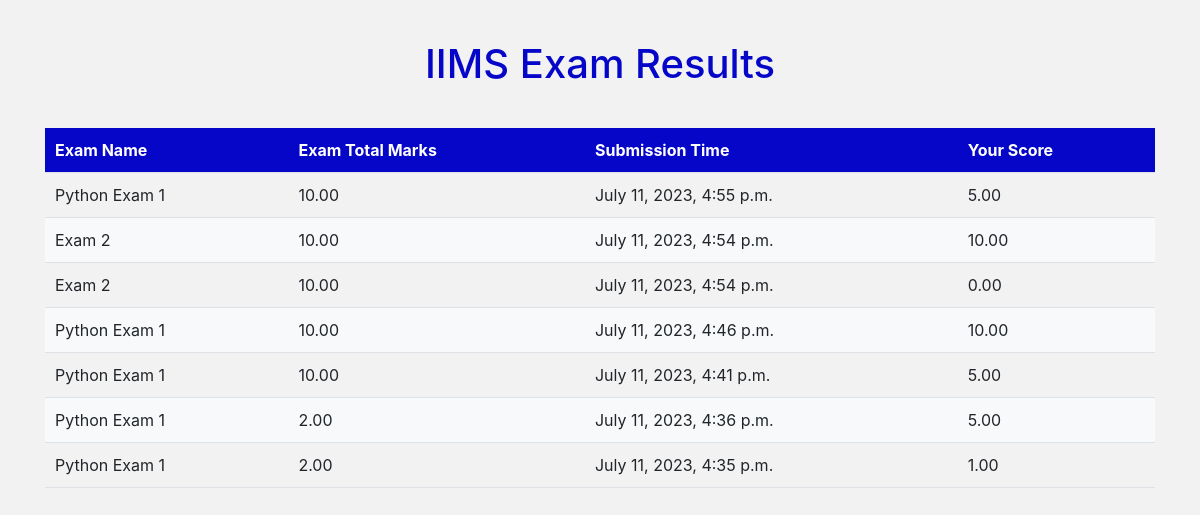
The app's page /exam/previous_exam_result (signed in) with its own data.
### Exam/models.py (models this page shows, shortened)
class Result(models.Model):
    user = models.ForeignKey(User, on_delete=models.CASCADE)
    exam = models.ForeignKey("Exam", on_delete=models.CASCADE)
    score = models.DecimalField(max_digits=5, decimal_places=2)
    submission_time = models.DateTimeField(auto_now_add=True)
    exam_total = models.DecimalField(max_digits=5, decimal_places=2)

class Exam(models.Model):
    name = models.CharField(max_length=255,unique=True)
    description = models.TextField()
    duration = models.IntegerField()  # Duration in minutes
    start_time = models.DateTimeField()
    end_time = models.DateTimeField()

### Exam/views.py (the view)
# urls.py: path('previous_exam_result', previous_scores, name='previous_scores'),
@login_required(login_url="/exam/login")
def previous_scores(request):
    results = Result.objects.filter(user=request.user).order_by("-id")
    return render(request, "previous_exam_score.html", {"results": results})

### template/previous_exam_score.html (shortened to what this page needs)
<!DOCTYPE html>
<html>
<head>
  <link rel="stylesheet" href="https://stackpath.bootstrapcdn.com/bootstrap/4.5.2/css/bootstrap.min.css">
</head>
<body>
  <div class="container">
    <h1>IIMS Exam Results</h1>
    <table>
      <thead>
        <tr>
          <th>Exam Name</th>
          <th>Exam Total Marks</th>
          <th>Submission Time</th>
          <th>Your Score</th>
        </tr>
      </thead>
      <tbody>
        {% for result in results %}
          <tr>
            <td>{{ result.exam.name }}</td>
            <td>{{ result.exam_total }}</td>
            <td>{{ result.submission_time }}</td>
            <td>{{ result.score }}</td>
          </tr>
        {% endfor %}
      </tbody>
    </table>
  </div>
</body>
</html>

### template/previous_exam_score.html (style rules this page uses)
body { background-color: #f2f2f2; }
.container { padding-top: 40px; }
h1 { color: #0606c9; text-align: center; margin-bottom: 40px; }
table { width: 100%; margin-bottom: 40px; border-collapse: collapse; }
th, td { padding: 10px; text-align: left; border-bottom: 1px solid #dee2e6; }
th { background-color: #0606c9; color: white; }
tr:nth-child(even) { background-color: #f8f9fa; }

### records on screen
Result: exam.name "Python Exam 1", exam_total "10.00", submission_time "July 11, 2023, 4:55 p.m.", score "5.00"
Result: exam.name "Exam 2", exam_total "10.00", submission_time "July 11, 2023, 4:54 p.m.", score "10.00"
Result: exam.name "Exam 2", exam_total "10.00", submission_time "July 11, 2023, 4:54 p.m.", score "0.00"
Result: exam.name "Python Exam 1", exam_total "10.00", submission_time "July 11, 2023, 4:46 p.m.", score "10.00"
Result: exam.name "Python Exam 1", exam_total "10.00", submission_time "July 11, 2023, 4:41 p.m.", score "5.00"
Result: exam.name "Python Exam 1", exam_total "2.00", submission_time "July 11, 2023, 4:36 p.m.", score "5.00"
Result: exam.name "Python Exam 1", exam_total "2.00", submission_time "July 11, 2023, 4:35 p.m.", score "1.00"
